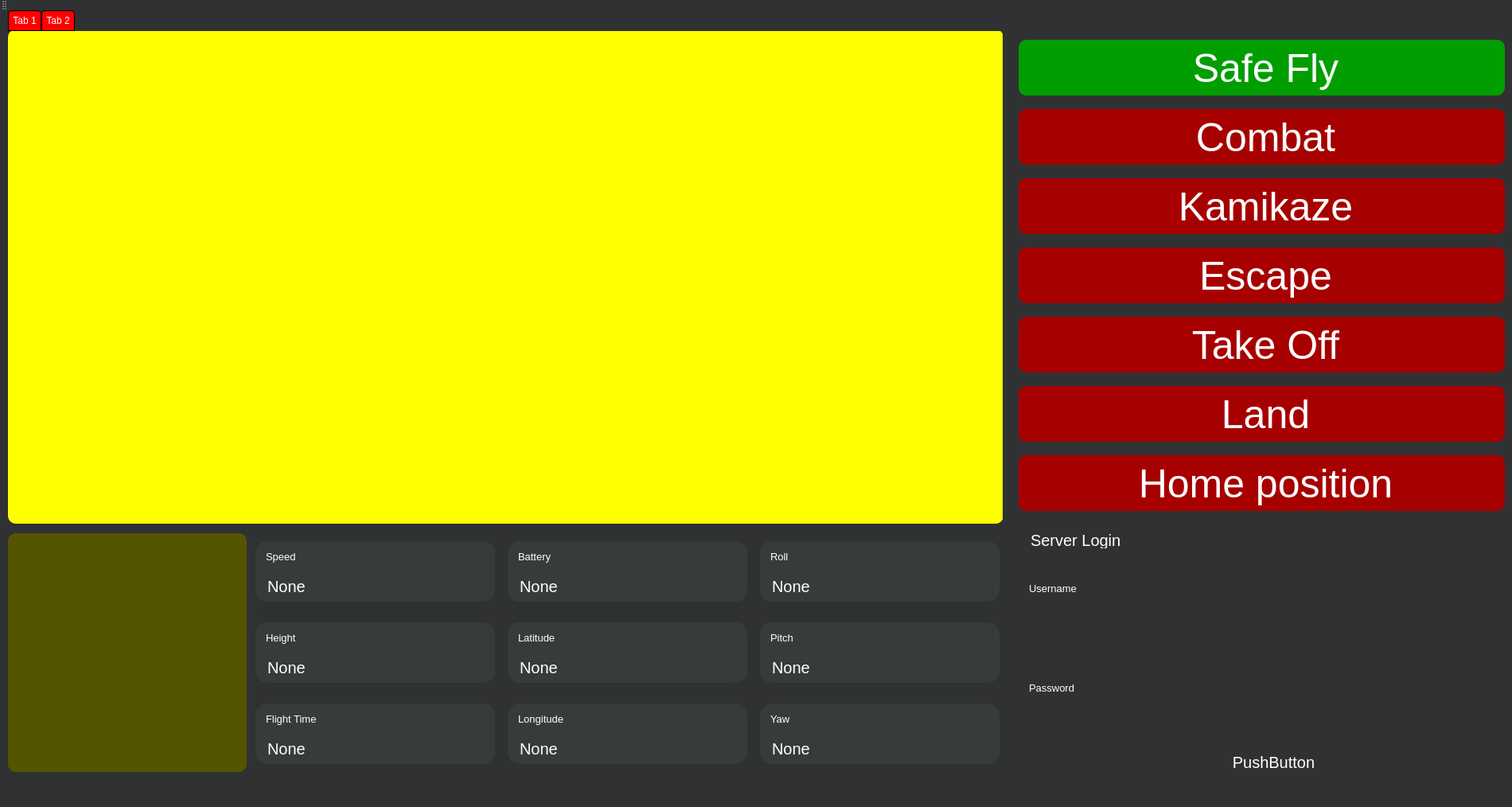
<?xml version="1.0" encoding="UTF-8"?>
<ui version="4.0">
 <class>MainWindow</class>
 <widget class="QMainWindow" name="MainWindow">
  <property name="geometry">
   <rect>
    <x>0</x>
    <y>0</y>
    <width>1900</width>
    <height>1014</height>
   </rect>
  </property>
  <property name="sizePolicy">
   <sizepolicy hsizetype="Preferred" vsizetype="Preferred">
    <horstretch>0</horstretch>
    <verstretch>10</verstretch>
   </sizepolicy>
  </property>
  <property name="windowTitle">
   <string>MainWindow</string>
  </property>
  <property name="styleSheet">
   <string notr="true">*{
color: rgb(255, 255, 255);
background: rgb(48, 49, 51);
border:  0px;
}
#combatButton, #safeFlyButton, #landButton,
#kamikazeButton, #homePositionButton,
#escapeButton, #takeOffButton {border-radius: 10px; height:70px}
#frame_2, #frame_3 {border-radius: 10px;}

#label_3, #label_15, #label_11, #label_5, #label_17, #label_13, #label_23, #label_21, #label_19, #speed, #battery, #roll, #height, #latitude, #pitch, #flightTime, #longitude, #yaw{
	background: rgb(55, 59, 60);
	margin-left:5px;
	margin-right:5px;}

#label_3, #label_15, #label_11, #label_5, #label_17, #label_13, #label_23, #label_21, #label_19 {
	border-top-left-radius: 15px;
    border-top-right-radius: 15px;
	margin-top:10px;}

#speed, #battery, #roll, #height, #latitude, #pitch, #flightTime, #longitude, #yaw{
	border-bottom-left-radius: 15px;
    border-bottom-right-radius: 15px;
	margin-bottom: 10px}

QTabBar::tab:first {margin-left:10px}

QTabBar::tab {
    background: red;
    color: white;
    padding: 5px;
    border: 1px solid black;
    border-top-left-radius: 4px;
    border-top-right-radius: 4px;
}</string>
  </property>
  <widget class="QWidget" name="centralwidget">
   <property name="styleSheet">
    <string notr="true">padding-left:10px;</string>
   </property>
   <widget class="QTabWidget" name="tabWidget">
    <property name="geometry">
     <rect>
      <x>0</x>
      <y>0</y>
      <width>1921</width>
      <height>1041</height>
     </rect>
    </property>
    <property name="sizePolicy">
     <sizepolicy hsizetype="Maximum" vsizetype="Expanding">
      <horstretch>0</horstretch>
      <verstretch>0</verstretch>
     </sizepolicy>
    </property>
    <property name="styleSheet">
     <string notr="true"/>
    </property>
    <property name="currentIndex">
     <number>0</number>
    </property>
    <widget class="QWidget" name="tab">
     <attribute name="title">
      <string>Tab 1</string>
     </attribute>
     <widget class="QWidget" name="gridLayoutWidget">
      <property name="geometry">
       <rect>
        <x>0</x>
        <y>630</y>
        <width>1251</width>
        <height>302</height>
       </rect>
      </property>
      <layout class="QGridLayout" name="gridLayout">
       <item row="0" column="0">
        <widget class="QFrame" name="frame_3">
         <property name="sizePolicy">
          <sizepolicy hsizetype="Fixed" vsizetype="Fixed">
           <horstretch>0</horstretch>
           <verstretch>0</verstretch>
          </sizepolicy>
         </property>
         <property name="minimumSize">
          <size>
           <width>300</width>
           <height>300</height>
          </size>
         </property>
         <property name="styleSheet">
          <string notr="true">background: rgb(85, 85, 0);</string>
         </property>
         <property name="frameShape">
          <enum>QFrame::StyledPanel</enum>
         </property>
         <property name="frameShadow">
          <enum>QFrame::Raised</enum>
         </property>
        </widget>
       </item>
       <item row="0" column="1">
        <layout class="QGridLayout" name="gridLayout_2">
         <item row="0" column="0">
          <layout class="QGridLayout" name="gridLayout_3">
           <item row="0" column="0">
            <layout class="QVBoxLayout" name="verticalLayout_3">
             <property name="spacing">
              <number>0</number>
             </property>
             <item>
              <widget class="QLabel" name="label_3">
               <property name="styleSheet">
                <string notr="true">font-size: 13px;</string>
               </property>
               <property name="text">
                <string>Speed</string>
               </property>
              </widget>
             </item>
             <item>
              <widget class="QLabel" name="speed">
               <property name="styleSheet">
                <string notr="true">font-size: 20px;</string>
               </property>
               <property name="text">
                <string>None</string>
               </property>
              </widget>
             </item>
            </layout>
           </item>
           <item row="2" column="0">
            <layout class="QVBoxLayout" name="verticalLayout_13">
             <property name="spacing">
              <number>0</number>
             </property>
             <item>
              <widget class="QLabel" name="label_23">
               <property name="styleSheet">
                <string notr="true">font-size: 13px;</string>
               </property>
               <property name="text">
                <string>Flight Time</string>
               </property>
              </widget>
             </item>
             <item>
              <widget class="QLabel" name="flightTime">
               <property name="styleSheet">
                <string notr="true">font-size: 20px;</string>
               </property>
               <property name="text">
                <string>None</string>
               </property>
              </widget>
             </item>
            </layout>
           </item>
           <item row="0" column="1">
            <layout class="QVBoxLayout" name="verticalLayout_9">
             <property name="spacing">
              <number>0</number>
             </property>
             <item>
              <widget class="QLabel" name="label_15">
               <property name="styleSheet">
                <string notr="true">font-size: 13px;</string>
               </property>
               <property name="text">
                <string>Battery</string>
               </property>
              </widget>
             </item>
             <item>
              <widget class="QLabel" name="battery">
               <property name="styleSheet">
                <string notr="true">font-size: 20px;</string>
               </property>
               <property name="text">
                <string>None</string>
               </property>
              </widget>
             </item>
            </layout>
           </item>
           <item row="2" column="2">
            <layout class="QVBoxLayout" name="verticalLayout_11">
             <property name="spacing">
              <number>0</number>
             </property>
             <item>
              <widget class="QLabel" name="label_19">
               <property name="styleSheet">
                <string notr="true">font-size: 13px;</string>
               </property>
               <property name="text">
                <string>Yaw</string>
               </property>
              </widget>
             </item>
             <item>
              <widget class="QLabel" name="yaw">
               <property name="styleSheet">
                <string notr="true">font-size: 20px;</string>
               </property>
               <property name="text">
                <string>None</string>
               </property>
              </widget>
             </item>
            </layout>
           </item>
           <item row="2" column="1">
            <layout class="QVBoxLayout" name="verticalLayout_12">
             <property name="spacing">
              <number>0</number>
             </property>
             <item>
              <widget class="QLabel" name="label_21">
               <property name="styleSheet">
                <string notr="true">font-size: 13px;</string>
               </property>
               <property name="text">
                <string>Longitude</string>
               </property>
              </widget>
             </item>
             <item>
              <widget class="QLabel" name="longitude">
               <property name="styleSheet">
                <string notr="true">font-size: 20px;</string>
               </property>
               <property name="text">
                <string>None</string>
               </property>
              </widget>
             </item>
            </layout>
           </item>
           <item row="0" column="2">
            <layout class="QVBoxLayout" name="verticalLayout_7">
             <property name="spacing">
              <number>0</number>
             </property>
             <item>
              <widget class="QLabel" name="label_11">
               <property name="styleSheet">
                <string notr="true">font-size: 13px;</string>
               </property>
               <property name="text">
                <string>Roll</string>
               </property>
              </widget>
             </item>
             <item>
              <widget class="QLabel" name="roll">
               <property name="styleSheet">
                <string notr="true">font-size: 20px;</string>
               </property>
               <property name="text">
                <string>None</string>
               </property>
              </widget>
             </item>
            </layout>
           </item>
           <item row="1" column="0">
            <layout class="QVBoxLayout" name="verticalLayout_4">
             <property name="spacing">
              <number>0</number>
             </property>
             <item>
              <widget class="QLabel" name="label_5">
               <property name="styleSheet">
                <string notr="true">font-size: 13px;</string>
               </property>
               <property name="text">
                <string>Height</string>
               </property>
              </widget>
             </item>
             <item>
              <widget class="QLabel" name="height">
               <property name="styleSheet">
                <string notr="true">font-size: 20px;</string>
               </property>
               <property name="text">
                <string>None</string>
               </property>
              </widget>
             </item>
            </layout>
           </item>
           <item row="1" column="1">
            <layout class="QVBoxLayout" name="verticalLayout_10">
             <property name="spacing">
              <number>0</number>
             </property>
             <item>
              <widget class="QLabel" name="label_17">
               <property name="styleSheet">
                <string notr="true">font-size: 13px;</string>
               </property>
               <property name="text">
                <string>Latitude</string>
               </property>
              </widget>
             </item>
             <item>
              <widget class="QLabel" name="latitude">
               <property name="styleSheet">
                <string notr="true">font-size: 20px;</string>
               </property>
               <property name="text">
                <string>None</string>
               </property>
              </widget>
             </item>
            </layout>
           </item>
           <item row="1" column="2">
            <layout class="QVBoxLayout" name="verticalLayout_8" stretch="0,0">
             <property name="spacing">
              <number>0</number>
             </property>
             <item>
              <widget class="QLabel" name="label_13">
               <property name="styleSheet">
                <string notr="true">font-size: 13px;</string>
               </property>
               <property name="text">
                <string>Pitch</string>
               </property>
              </widget>
             </item>
             <item>
              <widget class="QLabel" name="pitch">
               <property name="styleSheet">
                <string notr="true">font-size: 20px;</string>
               </property>
               <property name="text">
                <string>None</string>
               </property>
              </widget>
             </item>
            </layout>
           </item>
          </layout>
         </item>
        </layout>
       </item>
      </layout>
     </widget>
     <widget class="QWidget" name="verticalLayoutWidget_12">
      <property name="geometry">
       <rect>
        <x>1270</x>
        <y>630</y>
        <width>631</width>
        <height>301</height>
       </rect>
      </property>
      <layout class="QVBoxLayout" name="verticalLayout_14">
       <item>
        <widget class="QLabel" name="label_2">
         <property name="sizePolicy">
          <sizepolicy hsizetype="Preferred" vsizetype="Fixed">
           <horstretch>0</horstretch>
           <verstretch>0</verstretch>
          </sizepolicy>
         </property>
         <property name="maximumSize">
          <size>
           <width>16777215</width>
           <height>20</height>
          </size>
         </property>
         <property name="styleSheet">
          <string notr="true">font-size: 20px;</string>
         </property>
         <property name="text">
          <string>Server Login</string>
         </property>
        </widget>
       </item>
       <item>
        <layout class="QVBoxLayout" name="verticalLayout_15">
         <item>
          <widget class="QLabel" name="label_4">
           <property name="styleSheet">
            <string notr="true">font-size: 13px;</string>
           </property>
           <property name="text">
            <string>Username</string>
           </property>
          </widget>
         </item>
         <item>
          <widget class="QLineEdit" name="lineEdit_3">
           <property name="styleSheet">
            <string notr="true">font-size: 20px;</string>
           </property>
          </widget>
         </item>
        </layout>
       </item>
       <item>
        <layout class="QVBoxLayout" name="verticalLayout">
         <item>
          <widget class="QLabel" name="label">
           <property name="styleSheet">
            <string notr="true">font-size: 13px;</string>
           </property>
           <property name="text">
            <string>Password</string>
           </property>
          </widget>
         </item>
         <item>
          <widget class="QLineEdit" name="lineEdit">
           <property name="styleSheet">
            <string notr="true">font-size: 20px;</string>
           </property>
          </widget>
         </item>
        </layout>
       </item>
       <item>
        <widget class="QPushButton" name="pushButton">
         <property name="styleSheet">
          <string notr="true">font-size: 20px;</string>
         </property>
         <property name="text">
          <string>PushButton</string>
         </property>
        </widget>
       </item>
      </layout>
     </widget>
     <widget class="QFrame" name="frame_2">
      <property name="geometry">
       <rect>
        <x>0</x>
        <y>-2</y>
        <width>1251</width>
        <height>621</height>
       </rect>
      </property>
      <property name="sizePolicy">
       <sizepolicy hsizetype="Fixed" vsizetype="Ignored">
        <horstretch>255</horstretch>
        <verstretch>200</verstretch>
       </sizepolicy>
      </property>
      <property name="minimumSize">
       <size>
        <width>80</width>
        <height>100</height>
       </size>
      </property>
      <property name="styleSheet">
       <string notr="true">min-width: 70%;
min-height: 100%;
background: rgb(255,255,0);</string>
      </property>
     </widget>
     <widget class="QFrame" name="frame">
      <property name="geometry">
       <rect>
        <x>1250</x>
        <y>-10</y>
        <width>641</width>
        <height>631</height>
       </rect>
      </property>
      <property name="sizePolicy">
       <sizepolicy hsizetype="Fixed" vsizetype="Preferred">
        <horstretch>0</horstretch>
        <verstretch>0</verstretch>
       </sizepolicy>
      </property>
      <property name="minimumSize">
       <size>
        <width>200</width>
        <height>0</height>
       </size>
      </property>
      <property name="styleSheet">
       <string notr="true"/>
      </property>
      <property name="frameShape">
       <enum>QFrame::StyledPanel</enum>
      </property>
      <property name="frameShadow">
       <enum>QFrame::Raised</enum>
      </property>
      <widget class="QWidget" name="verticalLayoutWidget_2">
       <property name="geometry">
        <rect>
         <x>20</x>
         <y>10</y>
         <width>611</width>
         <height>621</height>
        </rect>
       </property>
       <layout class="QVBoxLayout" name="verticalLayout_2">
        <item>
         <widget class="QPushButton" name="safeFlyButton">
          <property name="styleSheet">
           <string notr="true">background: rgb(0, 158, 0);
font-size: 50px;
color: rgb(255, 255, 255)</string>
          </property>
          <property name="text">
           <string>Safe Fly</string>
          </property>
         </widget>
        </item>
        <item>
         <widget class="QPushButton" name="combatButton">
          <property name="enabled">
           <bool>true</bool>
          </property>
          <property name="sizePolicy">
           <sizepolicy hsizetype="Minimum" vsizetype="Fixed">
            <horstretch>100</horstretch>
            <verstretch>0</verstretch>
           </sizepolicy>
          </property>
          <property name="minimumSize">
           <size>
            <width>0</width>
            <height>0</height>
           </size>
          </property>
          <property name="styleSheet">
           <string notr="true">background: rgb(167, 0, 0);
font-size: 50px;
color: rgb(255, 255, 255);</string>
          </property>
          <property name="text">
           <string>Combat</string>
          </property>
         </widget>
        </item>
        <item>
         <widget class="QPushButton" name="kamikazeButton">
          <property name="sizePolicy">
           <sizepolicy hsizetype="Minimum" vsizetype="Fixed">
            <horstretch>100</horstretch>
            <verstretch>0</verstretch>
           </sizepolicy>
          </property>
          <property name="maximumSize">
           <size>
            <width>111111</width>
            <height>16777215</height>
           </size>
          </property>
          <property name="styleSheet">
           <string notr="true">background: rgb(167, 0, 0);
font-size: 50px;
color: rgb(255, 255, 255);</string>
          </property>
          <property name="text">
           <string>Kamikaze</string>
          </property>
         </widget>
        </item>
        <item>
         <widget class="QPushButton" name="escapeButton">
          <property name="styleSheet">
           <string notr="true">background: rgb(167, 0, 0);
font-size: 50px;
color: rgb(255, 255, 255);</string>
          </property>
          <property name="text">
           <string>Escape</string>
          </property>
         </widget>
        </item>
        <item>
         <widget class="QPushButton" name="takeOffButton">
          <property name="styleSheet">
           <string notr="true">background: rgb(167, 0, 0);
font-size: 50px;
color: rgb(255, 255, 255);</string>
          </property>
          <property name="text">
           <string>Take Off</string>
          </property>
         </widget>
        </item>
        <item>
         <widget class="QPushButton" name="landButton">
          <property name="styleSheet">
           <string notr="true">background: rgb(167, 0, 0);
font-size: 50px;
color: rgb(255, 255, 255);</string>
          </property>
          <property name="text">
           <string>Land</string>
          </property>
         </widget>
        </item>
        <item>
         <widget class="QPushButton" name="homePositionButton">
          <property name="styleSheet">
           <string notr="true">background: rgb(167, 0, 0);
font-size: 50px;
color: rgb(255, 255, 255);</string>
          </property>
          <property name="text">
           <string>Home position</string>
          </property>
         </widget>
        </item>
       </layout>
      </widget>
     </widget>
    </widget>
    <widget class="QWidget" name="tab_2">
     <attribute name="title">
      <string>Tab 2</string>
     </attribute>
    </widget>
   </widget>
  </widget>
  <widget class="QMenuBar" name="menubar">
   <property name="geometry">
    <rect>
     <x>0</x>
     <y>0</y>
     <width>1900</width>
     <height>26</height>
    </rect>
   </property>
  </widget>
  <widget class="QToolBar" name="toolBar">
   <property name="windowTitle">
    <string>toolBar</string>
   </property>
   <attribute name="toolBarArea">
    <enum>TopToolBarArea</enum>
   </attribute>
   <attribute name="toolBarBreak">
    <bool>false</bool>
   </attribute>
  </widget>
 </widget>
 <resources/>
 <connections/>
</ui>
